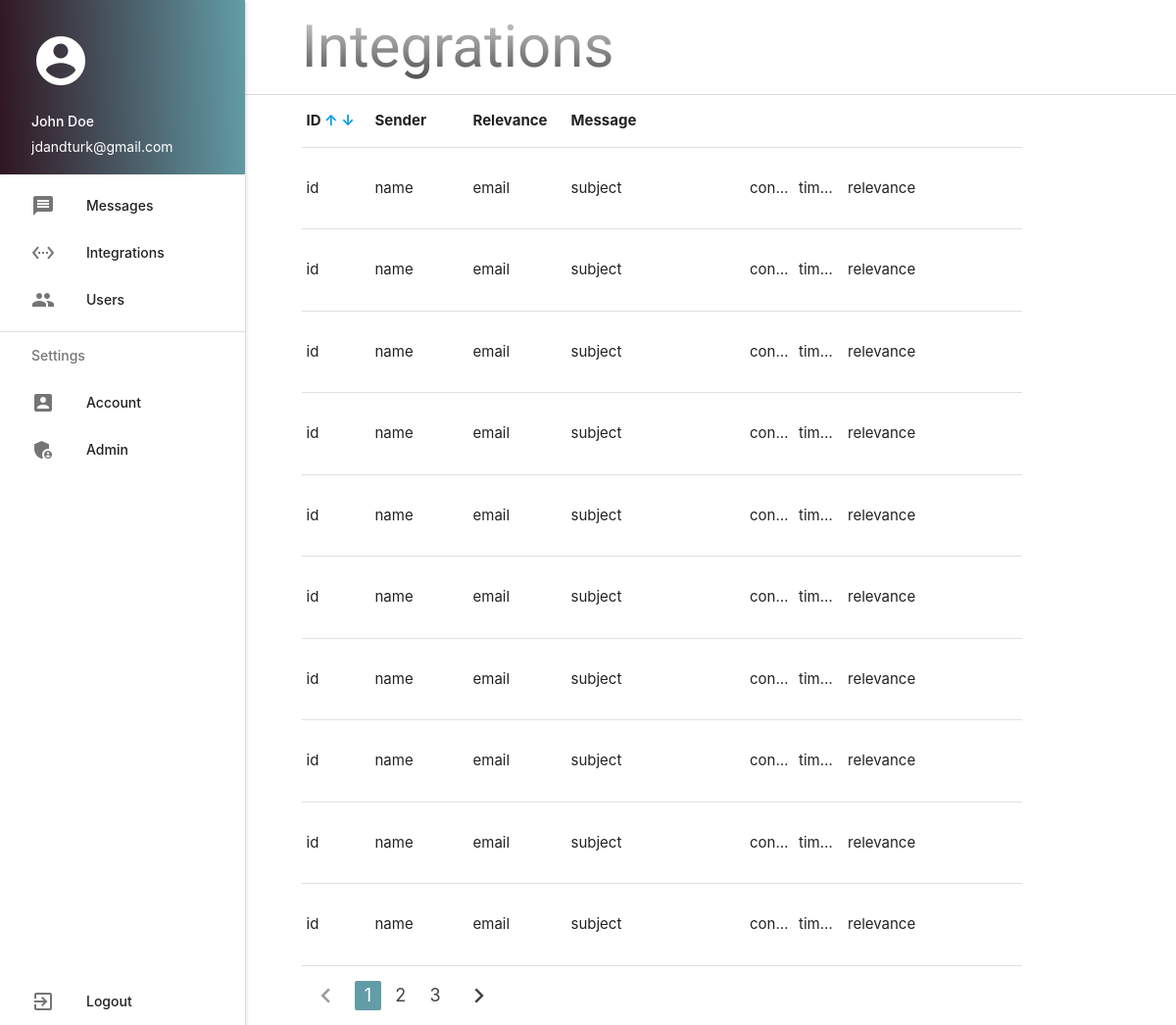
Page /integrations on the committed database.
### tables this page shows
CREATE TABLE messages (
    id INTEGER PRIMARY KEY AUTOINCREMENT,
    name TEXT NOT NULL,
    email TEXT NOT NULL,
    subject TEXT,
    content TEXT NOT NULL,
    timestamp DATETIME DEFAULT CURRENT_TIMESTAMP,
    relevance NUMERIC
);

### WebInterface/routes.py (the view)
@web_interface.route('/integrations')
def integrations():
    page_number = request.args.get('page', 1, type=int)
    tables = TableFactory()
    message_table = tables.get_message_table(page_number)
    return render_template('integrations.html', page_title="Integrations", table=message_table)

### WebInterface/tableBuilder.py (called while the page is built)
    def add_header(self, header):
        self.headers.append(header)
        return self

    def add_row(self, row):
        self.rows.append(row)
        return self

    def enable_pagination(self, page_size=10):
        self.pagination_enabled = True
        self.page_size = page_size
        return self

    def set_sortable_columns(self, columns):
        self.sortable_columns = columns
        return self

    def set_row_click_url_template(self, url_template):
        self.row_click_url_template = url_template
        return self

    def set_headers(self, headers):
        for header in headers:
            self.add_header(header)
        return self

    def add_rows(self, rows):
        for row in rows:
            self.add_row(row)
        return self

    def set_pagination(self, enabled=True, page_size=10):
        if enabled:
            self.enable_pagination(page_size)
        return self

    def set_total_pages(self, total_pages):
        self.total_pages = total_pages
        return self

    def set_current_page(self, page):
        self.current_page = page
        return self

    def set_sortable(self, sortable_columns):
        self.set_sortable_columns(sortable_columns)
        return self

    def set_on_click(self, url_template):
        self.set_row_click_url_template(url_template)
        return self

    def get_table_data(self):
        return {
            "headers": self.headers,
            "rows": self.rows,
            "sortable_columns": self.sortable_columns,
            "pagination_enabled": self.pagination_enabled,
            "page_size": self.page_size,
            "current_page": self.current_page,
            "total_pages": self.total_pages,
            "callback_columns": self.callback_columns,
            "row_click_url_template": self.row_click_url_template
        }

### database/repository.py (called while the page is built)
    def execute_query(self, query, parameters=(), expect_result=False):
        with self.connection:
            cursor = self.connection.cursor()
            cursor.execute(query, parameters)
            if expect_result:
                result = cursor.fetchall()
                cursor.close()
                return result

    def setup_database(self):
        with open(os.path.join(self.CURRENT_DIR, 'db.sql'), 'r') as sql_file:
            sql_script = sql_file.read()
        with self.connection:
            self.connection.executescript(sql_script)

### templates/integrations.html
{% extends 'base.html' %}
{% block content %}
{% include 'table.html' %}
{% endblock %}

### templates/table.html (shortened to what this page needs)
<table class="highlight table-instance">
    <thead>
    <tr>
        {% for header, width in table.headers %}
        <th style="width: {{ width }}">
            {{ header }}
            {% if header in table.sortable_columns %}
            <a href="?sort_by={{ header }}&order=asc">↑</a>
            <a href="?sort_by={{ header }}&order=desc">↓</a>
            {% endif %}
        </th>
        {% endfor %}
    </tr>
    </thead>
    <tbody id="table-body">
    {% for row in table.rows %}
    <tr onclick="window.location.href='{{ table.row_click_url_template.format(row[0]) }}';">
        {% for cell in row %}
        <td><p class="truncate">{{ cell }}</p></td>
        {% endfor %}
    </tr>
    {% endfor %}
    </tbody>
</table>
{% if table.pagination_enabled %}
<ul class="pagination" data-current-page="{{ table.current_page }}" data-total-pages="{{ table.total_pages }}">
    <li class="{% if table.current_page == 1 %}disabled{% else %}waves-effect{% endif %}">
        <a href="javascript:void(0);" onclick="changePage('prev')"><i class="material-icons">chevron_left</i></a>
    </li>
    {% for i in range(1, table.total_pages + 1) %}
    <li class="{% if table.current_page == i %}active{% else %}waves-effect{% endif %}">
        <a href="?page={{ i }}">{{ i }}</a>
    </li>
    {% endfor %}
    <li class="{% if table.current_page == table.total_pages %}disabled{% else %}waves-effect no-hover-effect{% endif %}">
        <a href="javascript:void(0);" onclick="changePage('next')"><i class="material-icons">chevron_right</i></a>
    </li>
</ul>
{% endif %}

### static/css/main.css (style rules this page uses)
.table-instance { table-layout: fixed; width: 100%; min-width: 500px; cursor: pointer; }
table tr, table td { margin: 0 !important; }
.pagination li a, pagination li a i { transition: background-color 0.2s ease, color 0.2s ease; }
.pagination .active { background-color: var(--primary-color) !important; }

### rows in the picture
messages: row "id" "name" "email" "subject" "con…" "tim…" "relevance"
messages: row "id" "name" "email" "subject" "con…" "tim…" "relevance"
messages: row "id" "name" "email" "subject" "con…" "tim…" "relevance"
messages: row "id" "name" "email" "subject" "con…" "tim…" "relevance"
messages: row "id" "name" "email" "subject" "con…" "tim…" "relevance"
messages: row "id" "name" "email" "subject" "con…" "tim…" "relevance"
messages: row "id" "name" "email" "subject" "con…" "tim…" "relevance"
messages: row "id" "name" "email" "subject" "con…" "tim…" "relevance"
messages: row "id" "name" "email" "subject" "con…" "tim…" "relevance"
messages: row "id" "name" "email" "subject" "con…" "tim…" "relevance"

### other values in the picture
{{ page_title }} "Integrations"
{{ header }} "ID" "Sender" "Relevance" "Message"
{{ i }} "1" "2" "3"
